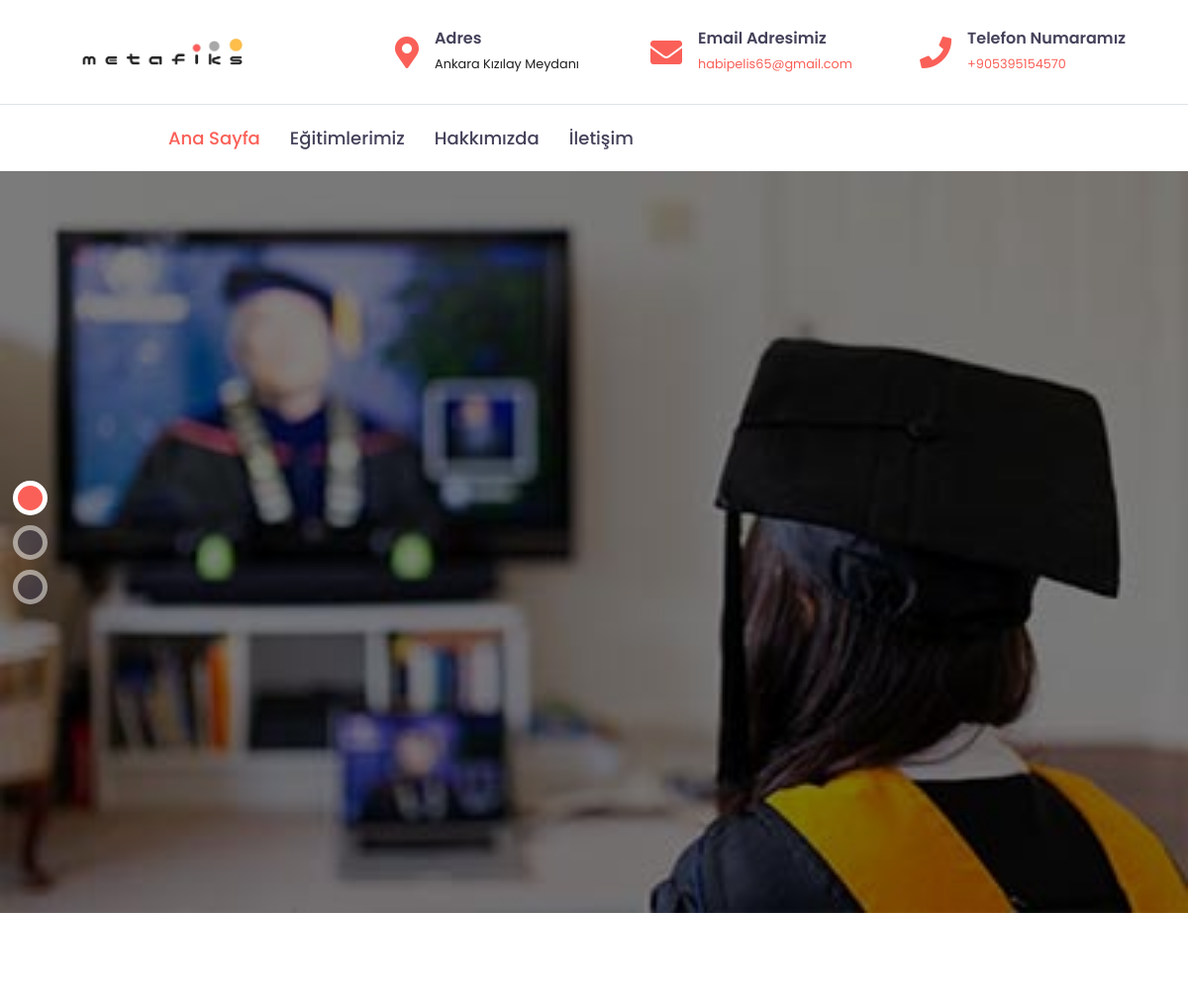
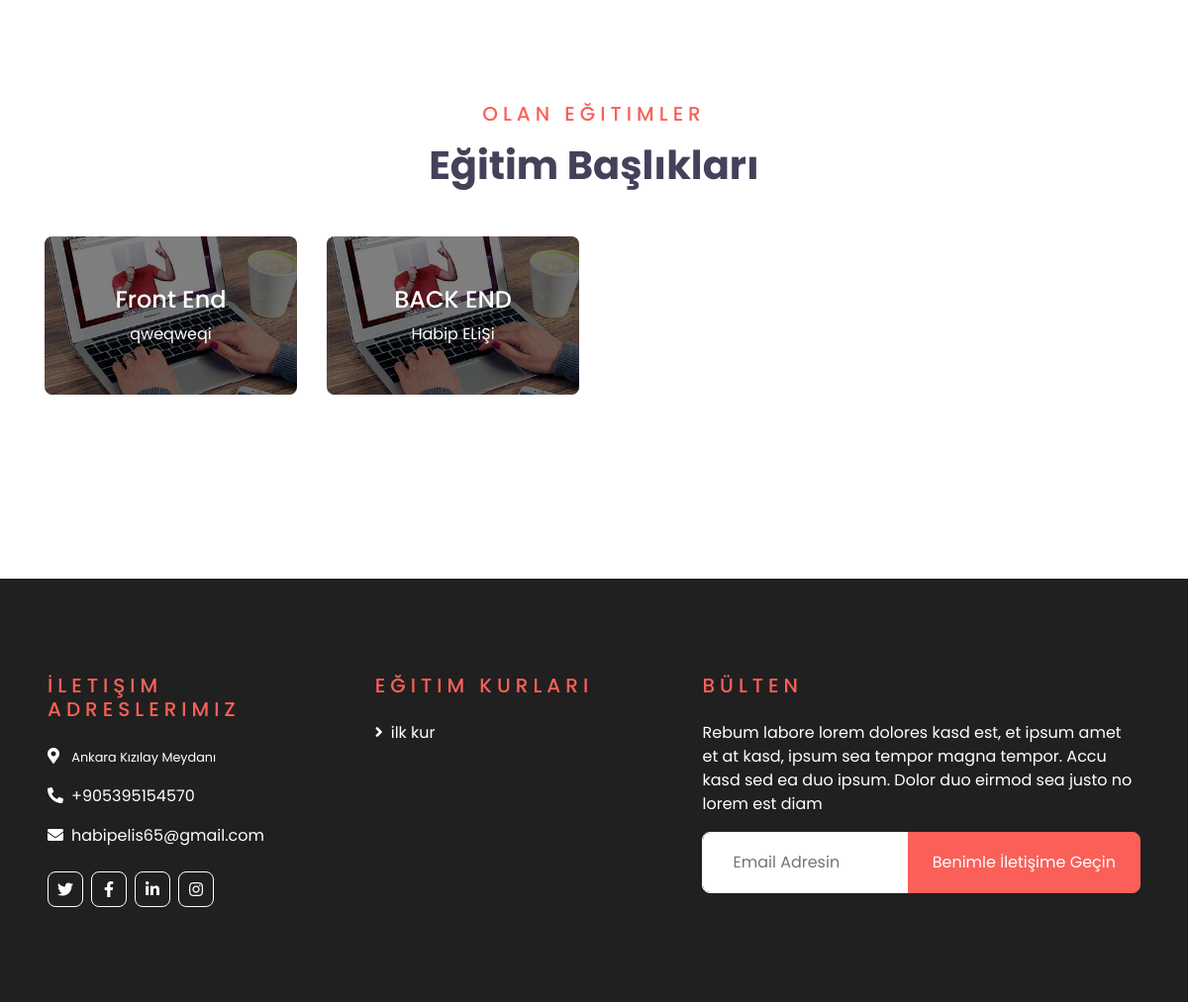
The page / on the database its author committed (2 pictures, top to bottom).
### anasayfa/models.py (models this page shows)
class sayfa_logosu(models.Model):
    sayfa_logo = models.FileField(upload_to='logo/',blank = True,null = True,verbose_name="Sayfaya Logo Ekleyin")

class adres(models.Model):
    sirket_adresi = models.CharField(max_length=200)

class email_adres(models.Model):
    sirket_email_adresi = models.EmailField(max_length=200)

class numara(models.Model):
    sirket_numarasi = models.CharField(max_length=11)

class banner(models.Model):
    sayfa_sirasi = models.BigIntegerField(null=True)
    baner_resim = models.FileField(upload_to='banner/',blank = True,verbose_name="Sayfaya resim Ekleyiniz")

### egitimler/models.py (models this page shows, shortened)
class egitimler(models.Model):
    STATUS = (
        ('True', 'Evet'),
        ('False', 'Hayır'),
    )
    kapak_image=models.ImageField(upload_to='images/',null=True)
    category = models.ForeignKey(kategoriler, on_delete=models.CASCADE)
    isim = models.CharField(max_length=150)
    link = models.CharField(max_length=100 , null="True")
    odeme_linki = models.CharField(max_length=255 , null="True")
    keywords = models.CharField(max_length=255)
    aciklama_kart1 = models.CharField(max_length=100)
    aciklama_kart2 = models.CharField(max_length=100)
    aciklama_kart3 = models.CharField(max_length=100)
    aciklama_kart4 = models.CharField(max_length=100)
    aciklama_kart5 = models.CharField(max_length=100)
    egitim_gunleri = models.CharField(max_length=250)
    image=models.ImageField(upload_to='images/',null=False)
    fiyat = models.DecimalField(max_digits=12, decimal_places=2,default=0)
    kontejan=models.IntegerField(default=0)
    urun_sag_metin=RichTextField()
    Durum=models.CharField(max_length=10,choices=STATUS)
    create_at=models.DateTimeField(auto_now_add=True)
    toplam_egitim_saati =models.CharField(max_length=50)
    egitim_tarihi=models.DateTimeField()
    egitim_bitis_tarihi = models.DateTimeField()
    urun_aciklama=RichTextField()
    urun_mufredat=RichTextField()
    urun_tarih_ucret=RichTextField()
    urun_sertifikalar=RichTextField()

class kurlar(models.Model):
    kur_Adi = models.CharField(max_length= 100)

### anasayfa/views.py (the view)
# urls.py: path('',anasayfa.anasayfa,name="index"),
def anasayfa(request):
    kurlarrim = kurlar.objects.all()
    ban = banner.objects.all()[:3]
    content = {"adresler":adresler,"email_adresi":email_adresi,
    "logo":logo,"numara":numaras,"facebook":facebook,"insta":insta,
    "twit":twit,"linkdin":linkdin,"ban":ban,"egitimleri":egitimleri,"kurlarrim":kurlarrim}
    return render(request,"home_temps/index.html",content)

### templates/home_temps/index.html (shortened to what this page needs)
{% extends "leyout.html" %}
{% block footer %}
{% include "includes/footer.html" %}
{% endblock footer %}
{% block header %}
    <div class="container-fluid">
        <div class="row border-top px-xl-5">
            <div class="col-lg-1 d-none d-lg-block">
            </div>
            <div class="col-lg-8">
                <nav class="navbar navbar-expand-lg bg-light navbar-light py-3 py-lg-0 px-0">
                    <div class="collapse navbar-collapse justify-content-between" id="navbarCollapse">
                        <div class="navbar-nav py-0">
                            <a href="/" class="nav-item nav-link active">Ana Sayfa</a>
                            <a href="/egitimler/" class="nav-item nav-link">Eğitimlerimiz</a>
                            <a href="/hakkimizda/" class="nav-item nav-link">Hakkımızda</a>
                            <a href="/iletisim/" class="nav-item nav-link">İletişim</a>
                        </div>
                    </div>
                </nav>
            </div>
        </div>
    </div>
{% endblock header %}
    {% block slider %}
    {% include "home_temps/slider.html" %}
    {% endblock slider %}
        {% block sidebar %}
    {% include "home_temps/sidebar.html" %}
    {% endblock sidebar %}

### templates/leyout.html (shortened to what this page needs)
{% load static  %}
<!DOCTYPE html>
<html lang="en">
<head>
    <link href="https://cdnjs.cloudflare.com/ajax/libs/font-awesome/5.10.0/css/all.min.css" rel="stylesheet">
    <link href="lib/owlcarousel/assets/owl.carousel.min.css" rel="stylesheet">
    <link href="{% static 'css/style.css' %}" rel="stylesheet">
</head>
<body>
    <div class="container-fluid d-none d-lg-block">
        <div class="row align-items-center py-4 px-xl-5">
            <div class="col-lg-3">
                <a href="" class="text-decoration-none">
                    <img src="{{logo.sayfa_logo.url}}" width="200"  alt="Metafiks logosu"  >
                </a>
            </div>
            <div class="col-lg-3 text-right">
                <div class="d-inline-flex align-items-center">
                    <i class="fa fa-2x fa-map-marker-alt text-primary mr-3"></i>
                    <div class="text-left">
                        <h6 class="font-weight-semi-bold mb-1">Adres</h6>
                        <small>{{adresler.sirket_adresi}}</small>
                    </div>
                </div>
            </div>
            <div class="col-lg-3 text-right">
                <div class="d-inline-flex align-items-center">
                    <i class="fa fa-2x fa-envelope text-primary mr-3"></i>
                    <div class="text-left">
                        <h6 class="font-weight-semi-bold mb-1">Email Adresimiz</h6>
                        <a href="mailto:{{email_adresi.sirket_email_adresi}}"><small>{{email_adresi.sirket_email_adresi}}</small></a>
                    </div>
                </div>
            </div>
            <div class="col-lg-3 text-right">
                <div class="d-inline-flex align-items-center">
                    <i class="fa fa-2x fa-phone text-primary mr-3"></i>
                    <div class="text-left">
                        <h6 class="font-weight-semi-bold mb-1">Telefon Numaramız</h6>
                        <a href="tel:+9{{numara.sirket_numarasi}}"><small>+9{{numara.sirket_numarasi}}</small></a>
                    </div>
                </div>
            </div>
        </div>
    </div>
   {% block header %}
   {% endblock header %}
    {% block slider %}
    {% endblock slider %}
    {% block sidebar %}
    {% endblock sidebar %}
    {% block footer %}
    {% endblock footer %}
</body>
</html>

### templates/home_temps/slider.html (shortened to what this page needs)
    <div class="container-fluid p-0 pb-5 mb-5">
        <div id="header-carousel" class="carousel slide carousel-fade" data-ride="carousel">
            <ol class="carousel-indicators">
                <li data-target="#header-carousel" data-slide-to="0" class="active"></li>
                <li data-target="#header-carousel" data-slide-to="1"></li>
                <li data-target="#header-carousel" data-slide-to="2"></li>
            </ol>
            <div class="carousel-inner">
            {% for i in ban %}
                {% if i.sayfa_sirasi == 0 %}
                    <div class="carousel-item active" style="min-height: 300px;">
                    <img class="position-relative w-100" src="{{i.baner_resim}}" style="min-height: 300px; object-fit: cover;">
                    <div class="carousel-caption d-flex align-items-center justify-content-center">
                        <div class="p-5" style="width: 100%; max-width: 900px;">
                        </div>
                    </div>
                </div>
                {% endif %}
            {% endfor %}
            </div>
        </div>
    </div>

### templates/home_temps/sidebar.html
    <div class="container-fluid py-5">
        <div class="container pt-5 pb-3">
            <div class="text-center mb-5">
                <h5 class="text-primary text-uppercase mb-3" style="letter-spacing: 5px;">Olan Eğitimler</h5>
                <h1>Eğitim Başlıkları</h1>
            </div>
            <div class="row">
            {% for i in egitimleri %}
                <div class="col-lg-3 col-md-6 mb-4">
                    <div class="cat-item position-relative overflow-hidden rounded mb-2">
                        <img class="img-fluid" src="{{i.kapak_image.url}}" alt="">
                        <a class="cat-overlay text-white text-decoration-none" href="/egitimdetay/{{i.id}}">
                            <h4 class="text-white font-weight-medium">{{i.isim}}</h4>
                            <span>{{i.aciklama_kart1}}i</span>
                        </a>
                    </div>
                </div>
                 {% endfor %}
            </div>
        </div>
    </div>

### templates/includes/footer.html
    <div class="container-fluid text-white py-5 px-sm-3 px-lg-5" style="margin-top: 90px; background-color: #202020;">
        <div class="row pt-5">
            <div class="col-lg-7 col-md-12">
                <div class="row">
                    <div class="col-md-6 mb-5">
                        <h5 class="text-primary text-uppercase mb-4" style="letter-spacing: 5px;">İletişim Adreslerimiz</h5>
                        <p><i class="fa fa-map-marker-alt mr-2"></i> <small style="color: white;" >{{adresler.sirket_adresi}}</small></p>
                        <p><i class="fa fa-phone-alt mr-2"></i><a style="color: white;" href="tel:+9{{numara.sirket_numarasi}}">+9{{numara.sirket_numarasi}}</a></p>
                        <p><i class="fa fa-envelope mr-2"></i><a style="color: white;" href="mailto:{{email_adresi.sirket_email_adresi}}">{{email_adresi.sirket_email_adresi}}</a></p>
                        <div class="d-flex justify-content-start mt-4">
                            <a class="btn btn-outline-light btn-square mr-2" href="{{twit.link}}"><i class="fab fa-twitter"></i></a>
                            <a class="btn btn-outline-light btn-square mr-2" href="{{facebook.link}}"><i class="fab fa-facebook-f"></i></a>
                            <a class="btn btn-outline-light btn-square mr-2" href="{{linkdin.link}}"><i class="fab fa-linkedin-in"></i></a>
                            <a class="btn btn-outline-light btn-square" href="{{insta.link}}"><i class="fab fa-instagram"></i></a>
                        </div>
                    </div>
                    <div class="col-md-6 mb-5">
                        <h5 class="text-primary text-uppercase mb-4" style="letter-spacing: 5px;">Eğitim Kurları</h5>
                        <div class="d-flex flex-column justify-content-start">
                            {% for i in kurlarrim %}
                            <a class="text-white mb-2" href="/egitimler/{{i.id}}"><i class="fa fa-angle-right mr-2"></i>{{i.kur_Adi}}</a>
                        {% endfor %}
                        </div>
                    </div>
                </div>
            </div>
            <div class="col-lg-5 col-md-12 mb-5">
                <h5 class="text-primary text-uppercase mb-4" style="letter-spacing: 5px;">Bülten</h5>
                <p>Rebum labore lorem dolores kasd est, et ipsum amet et at kasd, ipsum sea tempor magna tempor. Accu kasd sed ea duo ipsum. Dolor duo eirmod sea justo no lorem est diam</p>
                <div class="w-100">
                        <form class="input-group" >
                        <input type="email" class="form-control border-light" style="padding: 30px;" placeholder="Email Adresin">
                        <div class="input-group-append">
                            <button type="submit" class="btn btn-primary px-4">Benimle İletişime Geçin</button>
                        </div>
                        </form>
                </div>
            </div>
        </div>
    </div>

### rows shown on the page
sayfa_logosu: sayfa_logo (picture)
adres: sirket_adresi "Ankara Kızılay Meydanı"
email_adres: sirket_email_adresi "habipelis65@gmail.com"
numara: sirket_numarasi "05395154570"
banner: baner_resim (picture)
egitimler: kapak_image (picture), isim "Front End", aciklama_kart1 "qweqweq"
egitimler: kapak_image (picture), isim "BACK END", aciklama_kart1 "Habip ELiŞ"
kurlar: kur_Adi "ilk kur"
